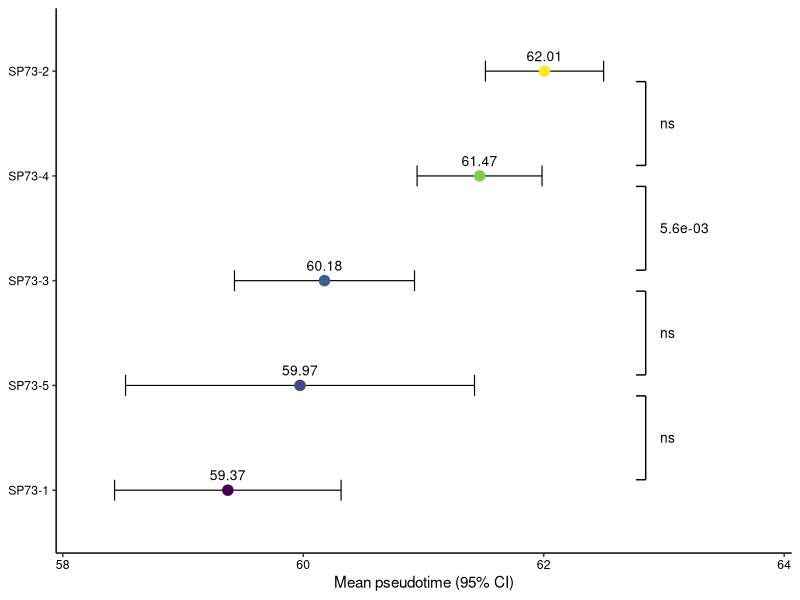
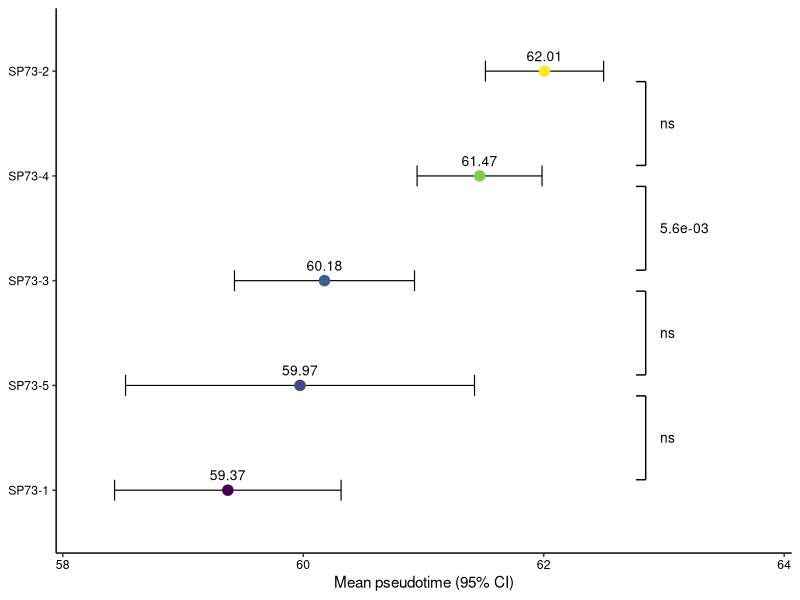

The R source for these figures, in order:
# =============================================================================
# Mean pseudotime of the malignant cells at each sampling site of the multi-site patient
#
# Input : ../data/panel_data/pseudotime_TL6_malignant_cells.tsv
# Output: pseudotime_by_site_TL6.pdf / .png in this directory
#
# One point per sampling site: the mean slingshot pseudotime of the malignant cells of the
# site (pt_mean, the average over the lineages a cell belongs to), with the 95% confidence
# interval mean +/- 1.96 x s.e.m. (cells are the unit, n = cells of the site). Sites are
# ordered by mean pseudotime. The bracket between two neighbouring sites gives the P value
# of a two-sided Welch t-test between the cells of the two sites ("ns" when P >= 0.05).
# The sites are five samples of one tumour: P values test cells, not patients, and are not
# adjusted for the four comparisons.
# =============================================================================

suppressPackageStartupMessages(library(ggplot2))

pt <- read.delim("../data/panel_data/pseudotime_TL6_malignant_cells.tsv", colClasses = c(patient_id = "character"))
stopifnot(length(unique(pt$patient_id)) == 1, !anyNA(pt$pt_mean))

# site label of the figure: patient and site number (1 = most cranial), e.g. "SP73-1"
smp <- read.delim("../data/panel_data/sample_resection_order.tsv", colClasses = c(patient_id = "character"))
pt$site_label <- paste(pt$patient_id, smp$site_number[match(pt$renamed_id, smp$renamed_id)], sep = "-")

# mean, s.e.m. and 95% CI per site; sites ordered by mean (lowest first)
summ <- do.call(rbind, lapply(split(pt, pt$site_label), function(d) data.frame(
  site = d$site_label[1], renamed_id = d$renamed_id[1], tumor_location = d$tumor_location[1],
  n = nrow(d), mean = mean(d$pt_mean), se = sd(d$pt_mean) / sqrt(nrow(d)))))
summ$lo <- summ$mean - 1.96 * summ$se
summ$hi <- summ$mean + 1.96 * summ$se
summ <- summ[order(summ$mean), ]
rownames(summ) <- NULL
summ$site <- factor(summ$site, levels = summ$site)

# Welch t-test between each site and the next one up
tests <- do.call(rbind, lapply(2:nrow(summ), function(i) {
  a <- pt$pt_mean[pt$site_label == summ$site[i]]; b <- pt$pt_mean[pt$site_label == summ$site[i - 1]]
  tt <- t.test(a, b)
  data.frame(upper = as.character(summ$site[i]), lower = as.character(summ$site[i - 1]),
             y_upper = i, y_lower = i - 1, difference = mean(a) - mean(b),
             t = unname(tt$statistic), df = unname(tt$parameter), p = tt$p.value)
}))
tests$label <- ifelse(tests$p < 0.05, sprintf("%.1e", tests$p), "ns")

x_br <- max(summ$hi) + 0.35        # x of the brackets
p <- ggplot(summ, aes(x = mean, y = site)) +
  geom_errorbar(aes(xmin = lo, xmax = hi), width = 0.2, orientation = "y", linewidth = 0.4) +
  geom_point(aes(colour = mean), size = 3.2) +
  geom_text(aes(label = sprintf("%.2f", mean)), vjust = -1, size = 3.5) +
  geom_segment(data = tests, aes(x = x_br, xend = x_br, y = y_lower + 0.1, yend = y_upper - 0.1), inherit.aes = FALSE) +
  geom_segment(data = tests, aes(x = x_br - 0.08, xend = x_br, y = y_lower + 0.1, yend = y_lower + 0.1), inherit.aes = FALSE) +
  geom_segment(data = tests, aes(x = x_br - 0.08, xend = x_br, y = y_upper - 0.1, yend = y_upper - 0.1), inherit.aes = FALSE) +
  geom_text(data = tests, aes(x = x_br + 0.12, y = (y_lower + y_upper) / 2, label = label),
            inherit.aes = FALSE, hjust = 0, size = 3.5) +
  scale_colour_viridis_c() +
  scale_x_continuous(expand = expansion(mult = c(0.05, 0.02))) +
  coord_cartesian(xlim = c(min(summ$lo) - 0.2, x_br + 1.1), clip = "off") +
  labs(x = "Mean pseudotime (95% CI)", y = NULL) +
  theme_classic(base_size = 11) +
  theme(legend.position = "none", axis.text = element_text(colour = "black"),
        plot.margin = margin(6, 6, 6, 6))

save_figure <- function(p, stem, width, height, dpi = 300) {
  ggsave(paste0(stem, ".pdf"), p, width = width, height = height, device = "pdf")
  ggsave(paste0(stem, ".png"), p, width = width, height = height, dpi = dpi, bg = "white")
}
save_figure(p, "pseudotime_by_site_TL6", width = 4.2, height = 3)
